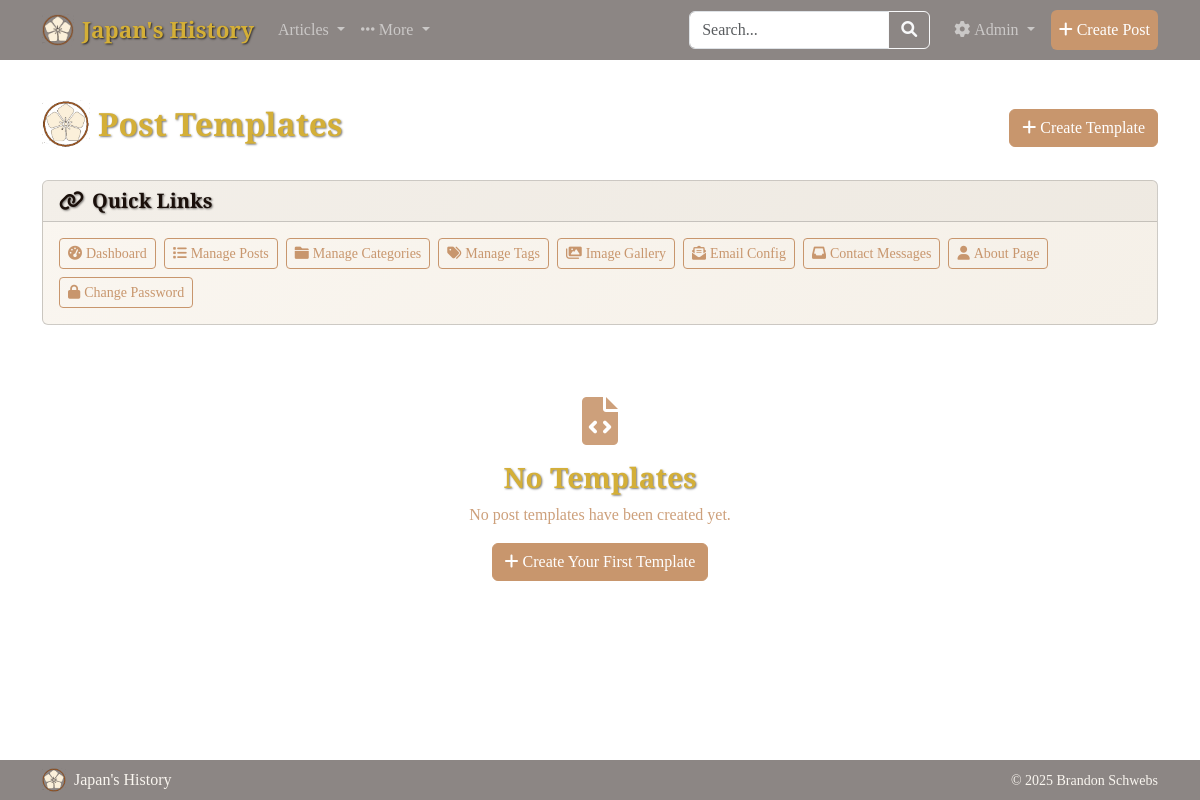
The page /admin/templates (signed in) on the database as committed earlier.
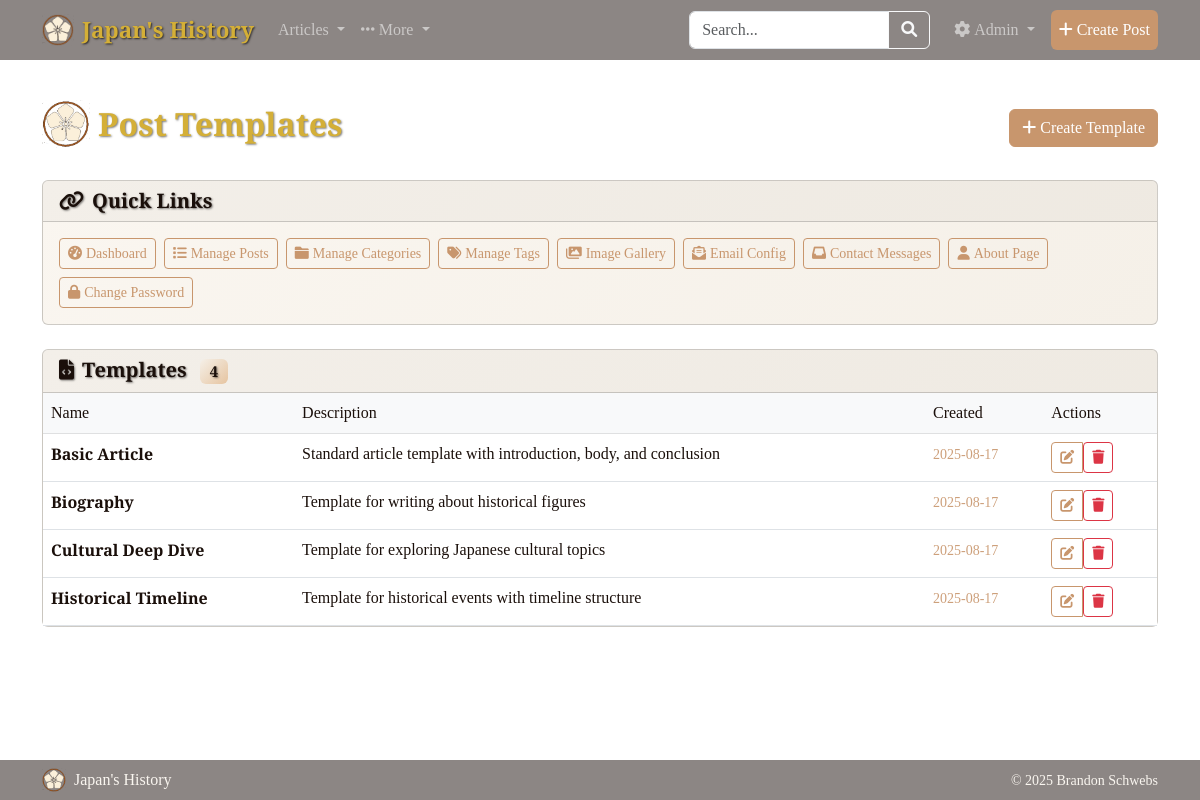
The same page on the database as committed later.
### tables this page shows
CREATE TABLE post_templates (
                id INTEGER PRIMARY KEY AUTOINCREMENT,
                name TEXT NOT NULL,
                description TEXT,
                content_template TEXT NOT NULL,
                created_at TIMESTAMP DEFAULT CURRENT_TIMESTAMP,
                updated_at TIMESTAMP DEFAULT CURRENT_TIMESTAMP
            );

### routes/admin.py (the view)
@admin.route('/admin/templates')
@admin_required
def admin_templates():
    templates = PostTemplateModel.get_all_templates()
    return render_template('admin/templates.html', templates=templates)

### forms.py
class SearchForm(FlaskForm):
    query = StringField('Search', validators=[Length(max=200)], render_kw={"placeholder": "Search posts..."})
    submit = SubmitField('Search')

### models.py (called while the page is built)
def get_db():
    db = getattr(g, '_database', None)
    if db is None:
        db = g._database = sqlite3.connect(current_app.config['DATABASE'])
        db.row_factory = sqlite3.Row
    return db

    @staticmethod
    def get_introduction_post():
        db = get_db()
        return db.execute('''
            SELECT p.* FROM posts p
            JOIN categories c ON p.category_id = c.id
            WHERE c.slug = 'introduction'
            LIMIT 1
        ''').fetchone()

    @staticmethod
    def get_all_categories():
        db = get_db()
        return db.execute('''
            SELECT c.*, COUNT(p.id) as post_count
            FROM categories c
            LEFT JOIN posts p ON c.id = p.category_id
            GROUP BY c.id
            ORDER BY c.name
        ''').fetchall()

    @staticmethod
    def get_all_templates():
        db = get_db()
        return db.execute('SELECT * FROM post_templates ORDER BY name').fetchall()

### utils.py (called while the page is built)
def is_admin_logged_in():
    return session.get('admin_logged_in', False)

### templates/admin/templates.html (shortened to what the changed rows need)
{% extends "base.html" %}
{% block content %}
<div class="d-flex justify-content-between align-items-center mb-4">
    <h1 class="d-flex align-items-center" style="font-size: 2rem;">
        <img src="{{ url_for('static', filename='img/Japanese History Blog Logo - Styled.png') }}" alt="Japan's History Logo" class="me-2" style="height: 48px; width: 48px;">
        Post Templates
    </h1>
</div>
{% if templates %}
<div class="card">
    <div class="card-header">
        <h5 class="mb-0">
            <i class="fas fa-file-code me-2"></i>Templates
            <span class="badge bg-primary ms-2">{{ templates|length }}</span>
        </h5>
    </div>
    <div class="card-body p-0">
        <div class="table-responsive">
            <table class="table table-hover mb-0">
                <thead class="table-light">
                    <tr>
                        <th>Name</th>
                        <th>Description</th>
                        <th>Created</th>
                        <th>Actions</th>
                    </tr>
                </thead>
                <tbody>
                    {% for template in templates %}
                    <tr>
                        <td>
                            <strong>{{ template.name }}</strong>
                        </td>
                        <td>
                            {% if template.description %}
                                {{ template.description }}
                            {% else %}
                                <span class="text-muted">No description</span>
                            {% endif %}
                        </td>
                        <td>
                            <small class="text-muted">{{ template.created_at[:10] }}</small>
                        </td>
                        <td>
                            <div class="btn-group" role="group">
                                <a href="{{ url_for('admin.admin_edit_template', template_id=template.id) }}"
                                   class="btn btn-sm btn-outline-primary" title="Edit">
                                    <i class="fas fa-edit"></i>
                                </a>
                                <form method="POST" action="{{ url_for('admin.admin_delete_template', template_id=template.id) }}"
                                      class="d-inline" onsubmit="return confirm('Are you sure you want to delete this template?');">
                                    <button type="submit" class="btn btn-sm btn-outline-danger" title="Delete">
                                        <i class="fas fa-trash"></i>
                                    </button>
                                </form>
                            </div>
                        </td>
                    </tr>
                    {% endfor %}
                </tbody>
            </table>
        </div>
    </div>
</div>
{% else %}
<div class="text-center py-5">
    <i class="fas fa-file-code fa-3x text-muted mb-3"></i>
    <h3>No Templates</h3>
    <p class="text-muted">No post templates have been created yet.</p>
    <a href="{{ url_for('admin.admin_create_template') }}" class="btn btn-primary">
        <i class="fas fa-plus me-1"></i>Create Your First Template
    </a>
</div>
{% endif %}
{% endblock %}

Rows that differ between the two databases and show on the page:
added post_templates: name "Basic Article", description "Standard article template with introduction, body, and conclusion", created_at "2025-08-17"
added post_templates: name "Biography", description "Template for writing about historical figures", created_at "2025-08-17"
added post_templates: name "Cultural Deep Dive", description "Template for exploring Japanese cultural topics", created_at "2025-08-17"
added post_templates: name "Historical Timeline", description "Template for historical events with timeline structure", created_at "2025-08-17"
Other text that changed with them:
{{ templates|length }}: (not shown) → "4"
text no longer shown: "No Templates No post templates have been created yet. Create Your First Template"
text now shown: "Templates Name Description Created Actions"
